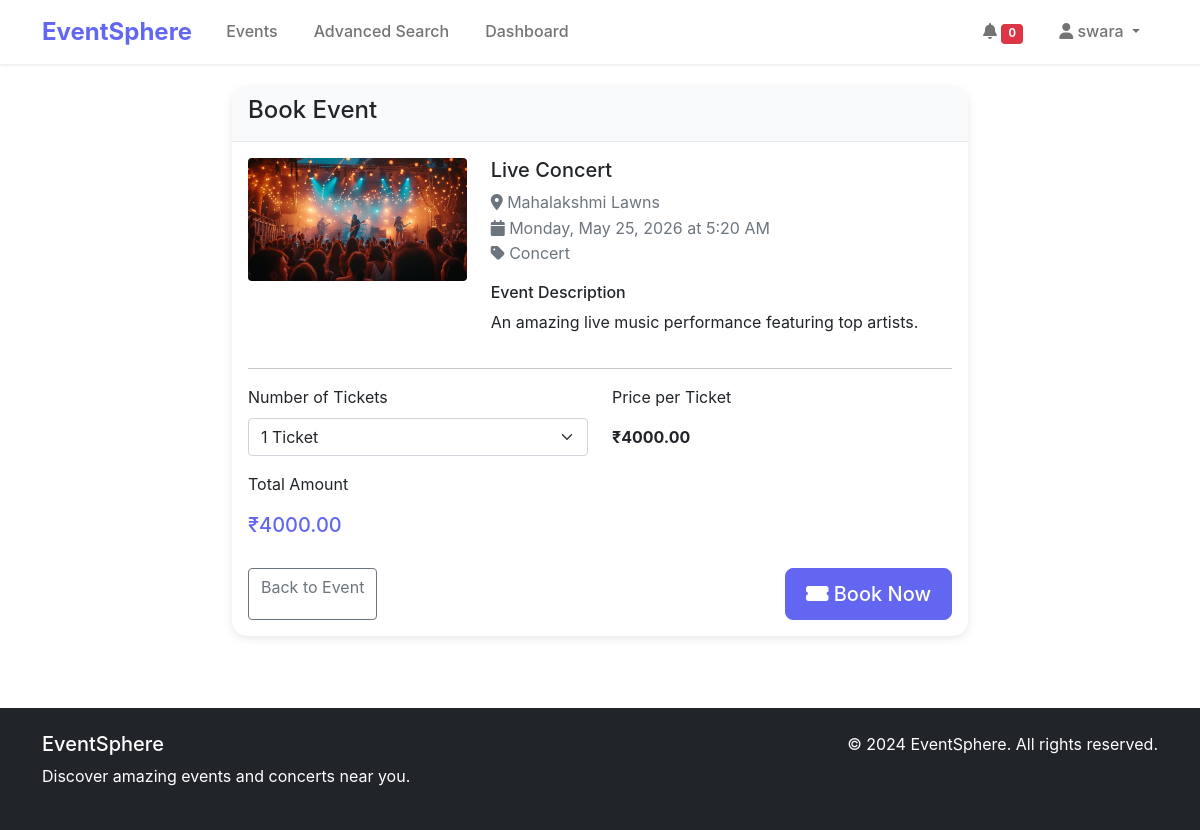
Screenshot of /events/book/1/ (signed in) with the database file from the repository.
### events/models.py (models this page shows, shortened)
class Event(models.Model):
    title = models.CharField(max_length=200)
    description = models.TextField()
    category = models.ForeignKey(Category, on_delete=models.CASCADE)
    venue = models.ForeignKey(Venue, on_delete=models.CASCADE)
    date = models.DateTimeField()
    price = models.DecimalField(max_digits=10, decimal_places=2)
    image = models.ImageField(upload_to='events/', blank=True, null=True)
    created_by = models.ForeignKey(User, on_delete=models.CASCADE, null=True, blank=True)
    created_at = models.DateTimeField(auto_now_add=True)
    updated_at = models.DateTimeField(auto_now=True)
    is_active = models.BooleanField(default=True)
    class Meta:
        ordering = ['date']

class Venue(models.Model):
    name = models.CharField(max_length=200)
    address = models.TextField()
    city = models.CharField(max_length=100)
    state = models.CharField(max_length=100)
    zip_code = models.CharField(max_length=20)
    capacity = models.IntegerField(default=0)

class Category(models.Model):
    name = models.CharField(max_length=100)
    slug = models.SlugField(unique=True)
    description = models.TextField(blank=True)
    image = models.ImageField(upload_to='categories/', blank=True, null=True)
    class Meta:
        verbose_name_plural = "Categories"

### events/views.py (the view, shortened to what this page needs)
# urls.py: path('book/<int:event_id>/', views.book_event, name='book_event'),
@login_required
def book_event(request, event_id):
    event = get_object_or_404(Event, id=event_id, is_active=True)
    context = {
        'event': event,
    }
    return render(request, 'events/book_event.html', context)

### templates/events/book_event.html (shortened to what this page needs)
{% extends 'base.html' %}
{% load static %}
{% block content %}
<div class="container py-4">
    <div class="row">
        <div class="col-md-8 mx-auto">
            <div class="card">
                <div class="card-header">
                    <h4>Book Event</h4>
                </div>
                <div class="card-body">
                    <div class="row">
                        <div class="col-md-4">
                            {% if event.image %}
                            <img src="{{ event.image.url }}" class="img-fluid rounded" alt="{{ event.title }}">
                            {% else %}
                            <div class="bg-primary rounded d-flex align-items-center justify-content-center text-white" style="height: 200px;">
                                <i class="fas fa-calendar-alt fa-3x"></i>
                            </div>
                            {% endif %}
                        </div>
                        <div class="col-md-8">
                            <h5>{{ event.title }}</h5>
                            <p class="text-muted">
                                <i class="fas fa-map-marker-alt"></i> {{ event.venue.name}}<br>
                                <i class="fas fa-calendar"></i> {{ event.date|date:"l, F d, Y" }} at {{ event.date|time:"g:i A" }}<br>
                                <i class="fas fa-tag"></i> {{ event.category.name}}
                            </p>
                            <div class="mb-3">
                                <h6>Event Description</h6>
                                <p>{{ event.description|truncatewords:30 }}</p>
                            </div>
                        </div>
                    </div>
                    <hr>
                    <form method="post" id="bookingForm">
                        <div class="row">
                            <div class="col-md-6">
                                <div class="mb-3">
                                    <label for="quantity" class="form-label">Number of Tickets</label>
                                    <select name="quantity" id="quantity" class="form-select" required>
                                        <option value="1">1 Ticket</option>
                                    </select>
                                </div>
                            </div>
                            <div class="col-md-6">
                                <div class="mb-3">
                                    <label class="form-label">Price per Ticket</label>
                                    <div class="form-control-plaintext">
                                        <strong>₹{{ event.price }}</strong>
                                    </div>
                                </div>
                            </div>
                        </div>
                        <div class="row">
                            <div class="col-md-12">
                                <div class="mb-3">
                                    <label class="form-label">Total Amount</label>
                                    <div class="form-control-plaintext">
                                        <h5 class="text-primary" id="totalAmount">₹{{ event.price }}</h5>
                                    </div>
                                </div>
                            </div>
                        </div>
                        <div class="d-flex justify-content-between">
                            <a href="{% url 'events:event_detail' event.pk %}" class="btn btn-outline-secondary">Back to Event</a>
                            <button type="submit" class="btn btn-primary btn-lg">
                                <i class="fas fa-ticket-alt"></i> Book Now
                            </button>
                        </div>
                    </form>
                </div>
            </div>
        </div>
    </div>
</div>
{% endblock %}

### templates/base.html (shortened to what this page needs)
<!DOCTYPE html>
<html lang="en">
<head>
    {% load static %}
    <link href="https://cdn.jsdelivr.net/npm/bootstrap@5.1.3/dist/css/bootstrap.min.css" rel="stylesheet">
    <link href="https://cdnjs.cloudflare.com/ajax/libs/font-awesome/6.0.0/css/all.min.css" rel="stylesheet">
    <link href="{% static 'css/style.css' %}" rel="stylesheet">
</head>
<body>
    <nav class="navbar navbar-expand-lg navbar-light bg-white shadow-sm">
        <div class="container">
            <a class="navbar-brand fw-bold" href="{% url 'home' %}">EventSphere</a>
            <div class="collapse navbar-collapse" id="navbarNav">
                <ul class="navbar-nav me-auto">
                    <li class="nav-item">
                        <a class="nav-link" href="{% url 'events:event_list' %}">Events</a>
                    </li>
                    <li class="nav-item">
                        <a class="nav-link" href="{% url 'events:advanced_search' %}">Advanced Search</a>
                    </li>
                    {% if user.is_authenticated %}
                    <li class="nav-item">
                        <a class="nav-link" href="{% url 'dashboard:dashboard' %}">Dashboard</a>
                    </li>
                    {% endif %}
                </ul>
                <ul class="navbar-nav">
                    {% if user.is_authenticated %}
                    <li class="nav-item">
                        <a class="nav-link" href="{% url 'notifications:notification_list' %}">
                            <i class="fas fa-bell"></i>
                            <span class="badge bg-danger" id="notification-count" style="font-size: 0.7em;">0</span>
                        </a>
                    </li>
                    <li class="nav-item dropdown">
                        <a class="nav-link dropdown-toggle" href="#" id="navbarDropdown" role="button" data-bs-toggle="dropdown">
                            <i class="fas fa-user"></i> {{ user.username }}
                        </a>
                    </li>
                    {% endif %}
                </ul>
            </div>
        </div>
    </nav>
    <main>
        {% block content %}
        {% endblock %}
    </main>
    <footer class="bg-dark text-white py-4 mt-5">
        <div class="container">
            <div class="row">
                <div class="col-md-6">
                    <h5>EventSphere</h5>
                    <p>Discover amazing events and concerts near you.</p>
                </div>
                <div class="col-md-6 text-md-end">
                    <p>&copy; 2024 EventSphere. All rights reserved.</p>
                </div>
            </div>
        </div>
    </footer>
</body>
</html>

### static/css/style.css (style rules this page uses)
:root { --primary-color: #6366f1; --secondary-color: #8b5cf6; --dark-color: #1f2937; --light-color: #f8fafc; }
body { font-family: 'Inter', -apple-system, BlinkMacSystemFont, sans-serif; line-height: 1.6; }
.navbar-brand { font-size: 1.5rem; color: var(--primary-color) !important; }
.navbar-nav .nav-link { font-weight: 500; margin: 0 10px; }
.btn-primary { background-color: var(--primary-color); border-color: var(--primary-color); border-radius: 8px; font-weight: 500; padding: 10px 20px; }
.card { border: none; border-radius: 15px; box-shadow: 0 2px 10px rgba(0, 0, 0, 0.1); }
.card-header { background-color: var(--light-color); border-bottom: 1px solid #e5e7eb; border-radius: 15px 15px 0 0 !important; font-weight: 600; }
.text-primary { color: var(--primary-color) !important; }
.shadow-sm { box-shadow: 0 1px 3px rgba(0, 0, 0, 0.1) !important; }
footer { margin-top: auto; }

### rows the page displays
Event: image (picture), title "Live Concert", venue.name "Mahalakshmi Lawns", date "Monday, May 25, 2026", date "5:20 AM", category.name "Concert", description "An amazing live music performance featuring top artists.", price "4000.00"

### other values shown
{{ user.username }} "swara"
